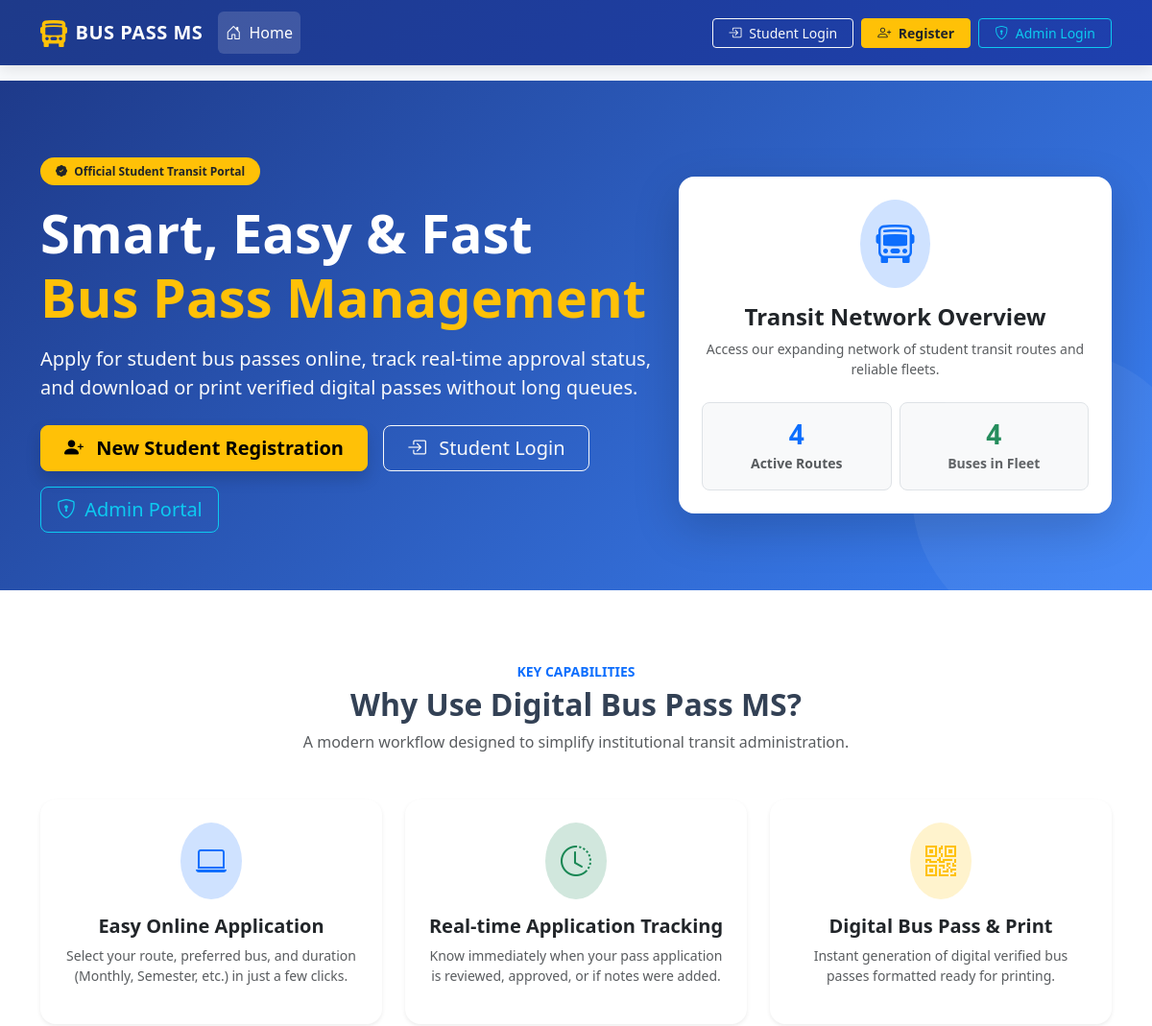
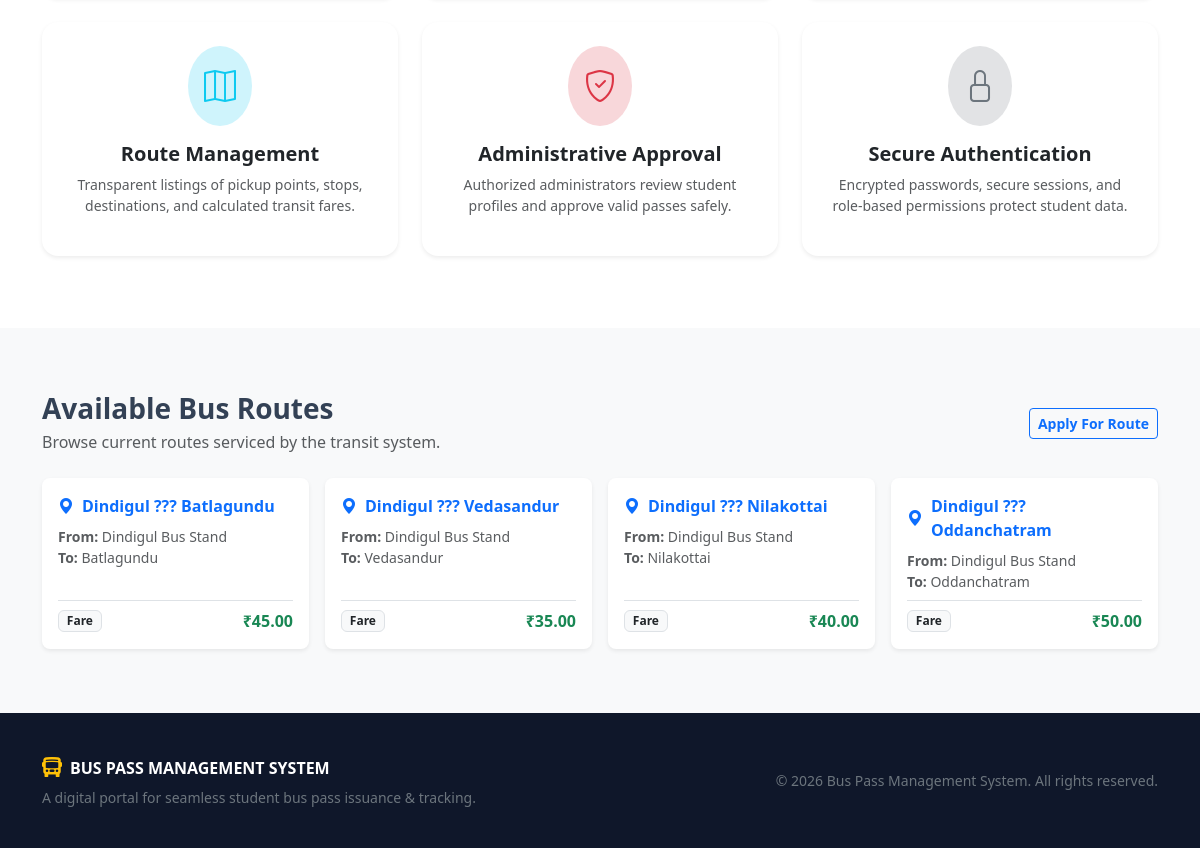
The page / on the database its author committed (2 pictures, top to bottom).
### tables this page shows
CREATE TABLE `routes` (
  `id` int(11) NOT NULL AUTO_INCREMENT,
  `route_name` varchar(150) NOT NULL,
  `start_point` varchar(100) NOT NULL,
  `end_point` varchar(100) NOT NULL,
  `stops` text NOT NULL,
  `fare` decimal(10,2) NOT NULL DEFAULT 0.00,
  `created_at` timestamp NOT NULL DEFAULT current_timestamp(),
  PRIMARY KEY (`id`)
);

### index.php (the view, shortened to what this page needs)
<?php
include_once __DIR__ . '/config/db.php';
$bus_count_query = mysqli_query($conn, "SELECT COUNT(*) AS total FROM buses WHERE status='Active'");
$bus_count = ($bus_count_query) ? mysqli_fetch_assoc($bus_count_query)['total'] : 0;
$route_count_query = mysqli_query($conn, "SELECT COUNT(*) AS total FROM routes");
$route_count = ($route_count_query) ? mysqli_fetch_assoc($route_count_query)['total'] : 0;
include_once __DIR__ . '/includes/header.php';
?>
<section class="hero-section text-center text-lg-start">
    <div class="container">
        <div class="row align-items-center gy-4">
            <div class="col-lg-7">
                <span class="badge bg-warning text-dark px-3 py-2 rounded-pill fw-bold mb-3">
                    <i class="bi bi-patch-check-fill me-1"></i> Official Student Transit Portal
                </span>
                <h1 class="display-4 fw-bold text-white mb-3">
                    Smart, Easy & Fast <br><span class="text-warning">Bus Pass Management</span>
                </h1>
                <p class="lead text-light mb-4">
                    Apply for student bus passes online, track real-time approval status, and download or print verified digital passes without long queues.
                </p>
                <div class="d-flex flex-wrap gap-3 justify-content-center justify-content-lg-start">
                    <?php if (isset($_SESSION['user_id']) && $_SESSION['role'] === 'student'): ?>
                        <a href="dashboard.php" class="btn btn-warning btn-lg px-4 fw-bold shadow">
                            <i class="bi bi-speedometer2 me-2"></i> Go to Dashboard
                        </a>
                        <a href="apply_pass.php" class="btn btn-outline-light btn-lg px-4">
                            <i class="bi bi-plus-circle me-2"></i> Apply Bus Pass
                        </a>
                    <?php elseif (isset($_SESSION['user_id']) && $_SESSION['role'] === 'admin'): ?>
                        <a href="admin/dashboard.php" class="btn btn-warning btn-lg px-4 fw-bold shadow">
                            <i class="bi bi-speedometer2 me-2"></i> Admin Dashboard
                        </a>
                    <?php else: ?>
                        <a href="register.php" class="btn btn-warning btn-lg px-4 fw-bold shadow">
                            <i class="bi bi-person-plus-fill me-2"></i> New Student Registration
                        </a>
                        <a href="login.php" class="btn btn-outline-light btn-lg px-4">
                            <i class="bi bi-box-arrow-in-right me-2"></i> Student Login
                        </a>
                        <a href="admin/login.php" class="btn btn-outline-info btn-lg px-3">
                            <i class="bi bi-shield-lock me-1"></i> Admin Portal
                        </a>
                    <?php endif; ?>
                </div>
            </div>
            <div class="col-lg-5 text-center">
                <div class="p-4 bg-white rounded-4 shadow-lg text-dark">
                    <div class="d-flex justify-content-center mb-3">
                        <div class="bg-primary-subtle text-primary p-3 rounded-circle">
                            <i class="bi bi-bus-front fs-1"></i>
                        </div>
                    </div>
                    <h4 class="fw-bold mb-2">Transit Network Overview</h4>
                    <p class="text-muted small mb-4">Access our expanding network of student transit routes and reliable fleets.</p>
                    <div class="row g-2">
                        <div class="col-6">
                            <div class="p-3 bg-light rounded-3 border">
                                <h3 class="fw-bold text-primary mb-0"><?php echo htmlspecialchars($route_count); ?></h3>
                                <small class="text-muted fw-semibold">Active Routes</small>
                            </div>
                        </div>
                        <div class="col-6">
                            <div class="p-3 bg-light rounded-3 border">
                                <h3 class="fw-bold text-success mb-0"><?php echo htmlspecialchars($bus_count); ?></h3>
                                <small class="text-muted fw-semibold">Buses in Fleet</small>
                            </div>
                        </div>
                    </div>
                </div>
            </div>
        </div>
    </div>
</section>
<section class="py-5 bg-white">
    <div class="container py-4">
        <div class="text-center mb-5">
            <span class="text-primary fw-bold text-uppercase small">Key Capabilities</span>
            <h2 class="fw-bold mt-1">Why Use Digital Bus Pass MS?</h2>
            <p class="text-muted">A modern workflow designed to simplify institutional transit administration.</p>
        </div>
        <div class="row g-4">
            <div class="col-md-6 col-lg-4">
                <div class="card h-100 border-0 shadow-sm p-4 rounded-4 text-center">
                    <div class="mx-auto mb-3 p-3 bg-primary-subtle text-primary rounded-circle" style="width: fit-content;">
                        <i class="bi bi-laptop fs-2"></i>
                    </div>
                    <h5 class="fw-bold">Easy Online Application</h5>
                    <p class="text-muted small">Select your route, preferred bus, and duration (Monthly, Semester, etc.) in just a few clicks.</p>
                </div>
            </div>
            <div class="col-md-6 col-lg-4">
                <div class="card h-100 border-0 shadow-sm p-4 rounded-4 text-center">
                    <div class="mx-auto mb-3 p-3 bg-success-subtle text-success rounded-circle" style="width: fit-content;">
                        <i class="bi bi-clock-history fs-2"></i>
                    </div>
                    <h5 class="fw-bold">Real-time Application Tracking</h5>
                    <p class="text-muted small">Know immediately when your pass application is reviewed, approved, or if notes were added.</p>
                </div>
            </div>
            <div class="col-md-6 col-lg-4">
                <div class="card h-100 border-0 shadow-sm p-4 rounded-4 text-center">
                    <div class="mx-auto mb-3 p-3 bg-warning-subtle text-warning rounded-circle" style="width: fit-content;">
                        <i class="bi bi-qr-code fs-2"></i>
                    </div>
                    <h5 class="fw-bold">Digital Bus Pass & Print</h5>
                    <p class="text-muted small">Instant generation of digital verified bus passes formatted ready for printing.</p>
                </div>
            </div>
            <div class="col-md-6 col-lg-4">
                <div class="card h-100 border-0 shadow-sm p-4 rounded-4 text-center">
                    <div class="mx-auto mb-3 p-3 bg-info-subtle text-info rounded-circle" style="width: fit-content;">
                        <i class="bi bi-map fs-2"></i>
                    </div>
                    <h5 class="fw-bold">Route Management</h5>
                    <p class="text-muted small">Transparent listings of pickup points, stops, destinations, and calculated transit fares.</p>
                </div>
            </div>
            <div class="col-md-6 col-lg-4">
                <div class="card h-100 border-0 shadow-sm p-4 rounded-4 text-center">
                    <div class="mx-auto mb-3 p-3 bg-danger-subtle text-danger rounded-circle" style="width: fit-content;">
                        <i class="bi bi-shield-check fs-2"></i>
                    </div>
                    <h5 class="fw-bold">Administrative Approval</h5>
                    <p class="text-muted small">Authorized administrators review student profiles and approve valid passes safely.</p>
                </div>
            </div>
            <div class="col-md-6 col-lg-4">
                <div class="card h-100 border-0 shadow-sm p-4 rounded-4 text-center">
                    <div class="mx-auto mb-3 p-3 bg-secondary-subtle text-secondary rounded-circle" style="width: fit-content;">
                        <i class="bi bi-lock fs-2"></i>
                    </div>
                    <h5 class="fw-bold">Secure Authentication</h5>
                    <p class="text-muted small">Encrypted passwords, secure sessions, and role-based permissions protect student data.</p>
                </div>
            </div>
        </div>
    </div>
</section>
<section class="py-5 bg-light">
    <div class="container py-3">
        <div class="d-flex justify-content-between align-items-center mb-4">
            <div>
                <h3 class="fw-bold mb-1">Available Bus Routes</h3>
                <p class="text-muted mb-0">Browse current routes serviced by the transit system.</p>
            </div>
            <a href="register.php" class="btn btn-outline-primary btn-sm fw-semibold">Apply For Route</a>
        </div>
        <div class="row g-3">
            <?php
            $routes_query = mysqli_query($conn, "SELECT * FROM routes ORDER BY id ASC LIMIT 4");
            if ($routes_query && mysqli_num_rows($routes_query) > 0):
                while ($route = mysqli_fetch_assoc($routes_query)):
            ?>
                <div class="col-md-6 col-lg-3">
                    <div class="card border-0 shadow-sm h-100 rounded-3 p-3">
                        <div class="d-flex align-items-center gap-2 text-primary fw-bold mb-2">
                            <i class="bi bi-geo-alt-fill"></i>
                            <span><?php echo htmlspecialchars($route['route_name']); ?></span>
                        </div>
                        <div class="small text-muted mb-2">
                            <div><strong>From:</strong> <?php echo htmlspecialchars($route['start_point']); ?></div>
                            <div><strong>To:</strong> <?php echo htmlspecialchars($route['end_point']); ?></div>
                        </div>
                        <div class="mt-auto pt-2 border-top d-flex justify-content-between align-items-center">
                            <span class="badge bg-light text-dark border">Fare</span>
                            <span class="fw-bold text-success">₹<?php echo number_format($route['fare'], 2); ?></span>
                        </div>
                    </div>
                </div>
            <?php
                endwhile;
            else:
            ?>
                <div class="col-12 text-center text-muted py-4">No routes listed yet.</div>
            <?php endif; ?>
        </div>
    </div>
</section>
<?php include_once __DIR__ . '/includes/footer.php'; ?>

### rows shown on the page
routes: route_name "Dindigul ??? Batlagundu", start_point "Dindigul Bus Stand", end_point "Batlagundu", fare "45.00"
routes: route_name "Dindigul ??? Vedasandur", start_point "Dindigul Bus Stand", end_point "Vedasandur", fare "35.00"
routes: route_name "Dindigul ??? Nilakottai", start_point "Dindigul Bus Stand", end_point "Nilakottai", fare "40.00"
routes: route_name "Dindigul ??? Oddanchatram", start_point "Dindigul Bus Stand", end_point "Oddanchatram", fare "50.00"

### other values the page prints
$route_count "4"
$bus_count "4"
